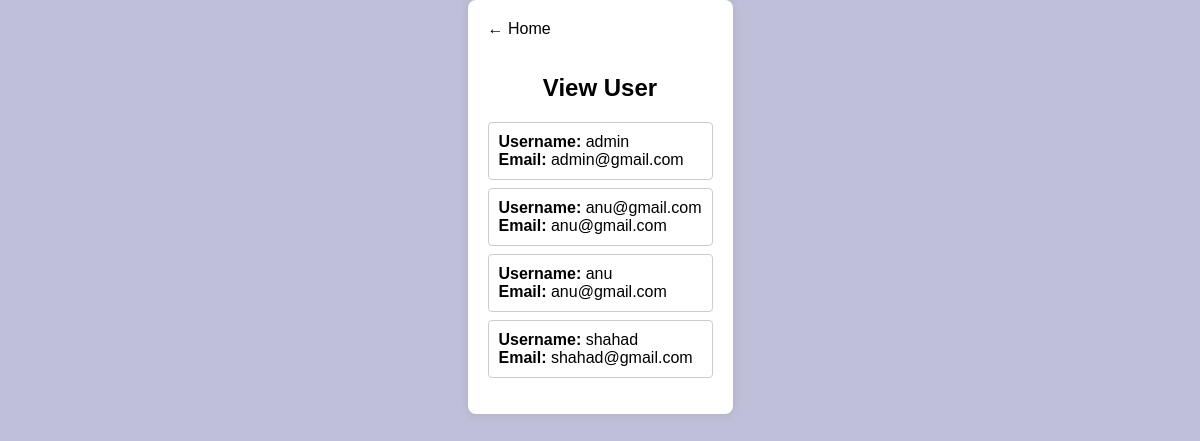
Page /view_user/ on the committed database.
### Toursapp/models.py (models this page shows, shortened)
class Userprofile(AbstractUser):
    contactno=models.CharField(max_length=10,null=False,blank=False)
    user_type=models.CharField(
        max_length=50,null=False,blank=False,choices=USER_TYPE_CHOICES
    )
    is_active = models.BooleanField(null=False,blank=True,default=True)
    created=models.DateTimeField(auto_now=True)
    updated=models.DateTimeField(auto_now=True)

### Toursapp/views.py (the view)
# urls.py: path('view_user/', view_user, name='view_user'),
def view_user(request):
    users = Userprofile.objects.all()  # Use the correct model
    return render(request, 'adminviewalluser.html', {'users': users})

### templates/adminviewalluser.html (shortened to what this page needs)
<!DOCTYPE html>
<html lang="en">
<head>
</head>
<body>
<form method="post" action="{% url 'view_user' %}">
        <div class="container">
                <a href="{% url 'admin_panel' %}" class="back-link">&#8592; Home</a>
            <h2>View User</h2>
            <ul>
                {% for user in users %}
                    <li>
                        <div class="hotel-info">
                            <div>
                                <strong>Username:</strong> {{ user.username }}<br>
                                <strong>Email:</strong> {{ user.email }}<br>
                            </div>
                        </div>
                    </li>
                {% endfor %}
            </ul>
        </div>
    </form>
</body>
</html>

### templates/adminviewalluser.html (style rules this page uses)
body { font-family: 'Arial', sans-serif; background-color: #bfbfd9; background-image: url(https://th.bing.com/th/id/OIP.nG2Y-Gt1gjE9nB0e54qO9gHaEI?w=283&h=180&c=7&r=0&o=5&pid=1.7); margin: 0; padding: 0; display: flex; justify-content: center; align-items: center; }
.container { background-color: #ffffff; padding: 20px; border-radius: 8px; box-shadow: 0 0 10px rgba(0, 0, 0, 0.1); }
h2 { text-align: center; }
ul { list-style-type: none; padding: 0; }
li { border: 1px solid #ccc; border-radius: 4px; margin-bottom: 8px; padding: 10px; background-color: #fff; }
a { text-decoration:none; color:white; }
.back-link { text-decoration: none; color:black; margin-bottom: 16px; display: inline-block; }

### rows in the picture
Userprofile: username "admin", email "admin@gmail.com"
Userprofile: username "anu@gmail.com", email "anu@gmail.com"
Userprofile: username "anu", email "anu@gmail.com"
Userprofile: username "shahad", email "shahad@gmail.com"
